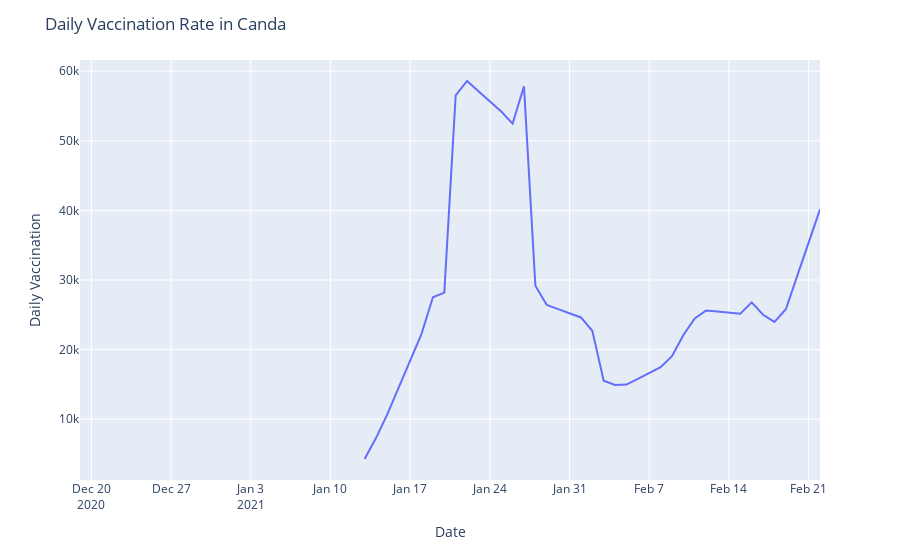

Source (notebook cell):
### Code cell
#Daily Vaccination Rate in Canada
px.line(df[df['country']=='Canada'],x='date',y='daily_vaccinations').update_layout(title = 'Daily Vaccination Rate in Canda',xaxis_title='Date',yaxis_title='Daily Vaccination' )

### Figure 1 — Plotly figure (JSON) as saved in the notebook; plotly's stock layout.template omitted (floating-point values rounded to 4 significant figures)
{"data": [{"hovertemplate": "date=%{x}<br>daily_vaccinations=%{y}<extra></extra>", "legendgroup": "", "line": {"color": "#636efa", "dash": "solid"}, "mode": "lines", "name": "", "orientation": "v", "showlegend": false, "type": "scatter", "x": ["2020-12-19", "2020-12-26", "2021-01-02", "2021-01-09", "2021-01-12", "2021-01-13", "2021-01-14", "2021-01-15", "2021-01-16", "2021-01-17", "2021-01-18", "2021-01-19", "2021-01-20", "2021-01-21", "2021-01-22", "2021-01-23", "2021-01-24", "2021-01-25", "2021-01-26", "2021-01-27", "2021-01-28", "2021-01-29", "2021-01-30", "2021-01-31", "2021-02-01", "2021-02-02", "2021-02-03", "2021-02-04", "2021-02-05", "2021-02-06", "2021-02-07", "2021-02-08", "2021-02-09", "2021-02-10", "2021-02-11", "2021-02-12", "2021-02-13", "2021-02-14", "2021-02-15", "2021-02-16", "2021-02-17", "2021-02-18", "2021-02-19", "2021-02-20", "2021-02-21", "2021-02-22"], "xaxis": "x", "y": [null, null, null, null, null, 4282, 7285, 10736, 14575, 18415, 22255, 27529, 28179, 56525, 58593, 57133, 55673, 54213, 52466, 57828, 29173, 26423, 25822, 25221, 24619, 22705, 15531, 14915, 14976, 15805, 16634, 17463, 19046, 22105, 24474, 25624, 25464, 25303, 25143, 26784, 25007, 23984, 25800, 30584, 35369, 40153], "yaxis": "y"}], "layout": {"legend": {"tracegroupgap": 0}, "margin": {"t": 60}, "title": {"text": "Daily Vaccination Rate in Canda"}, "xaxis": {"anchor": "y", "domain": [0, 1], "title": {"text": "Date"}}, "yaxis": {"anchor": "x", "domain": [0, 1], "title": {"text": "Daily Vaccination"}}}}
